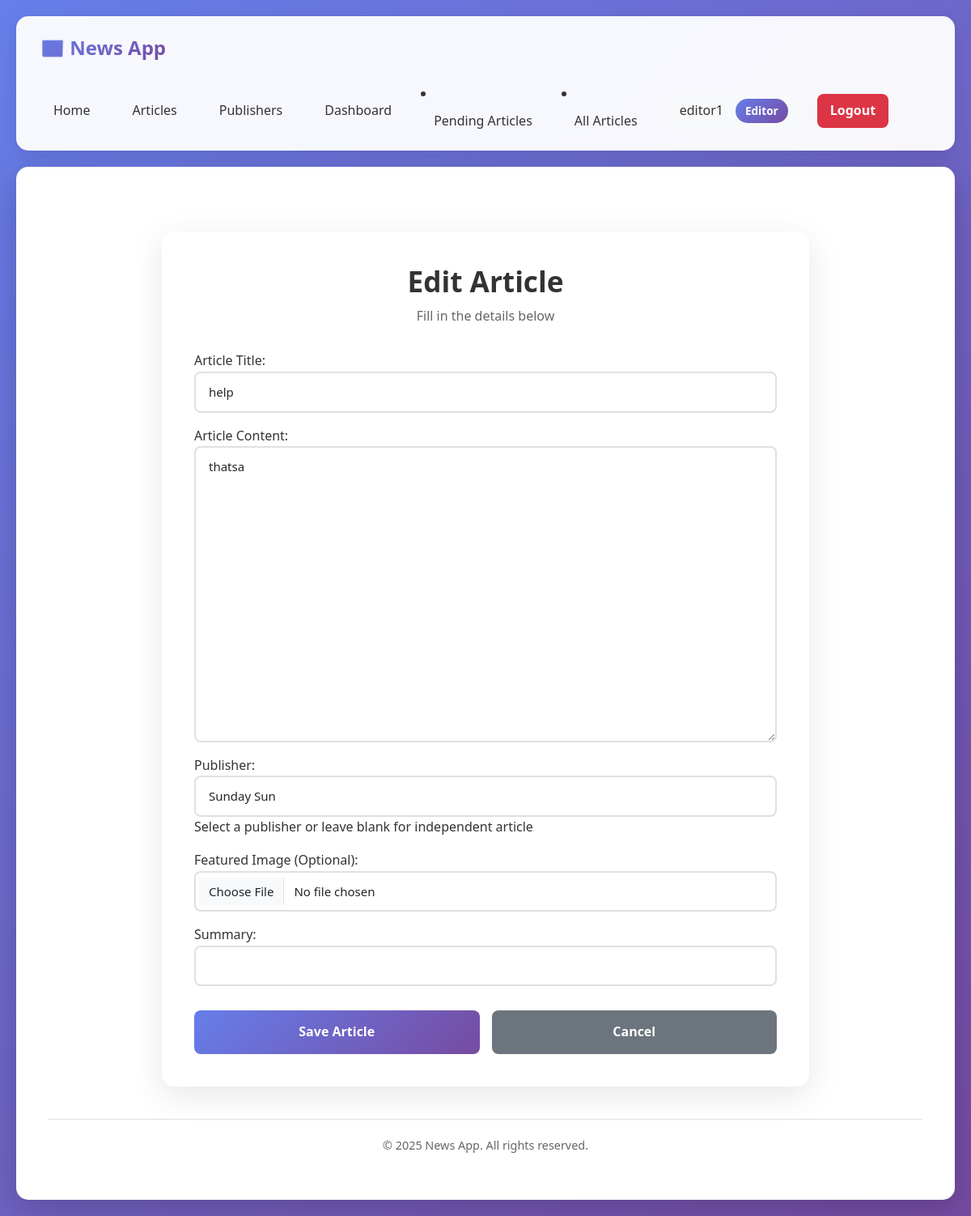
/articles/1/edit/ (signed in), run on the app's committed database.
### news_app/models.py (models this page shows, shortened)
class CustomUser(AbstractUser):
    ROLE_CHOICES = [
        ("reader", "Reader"),
        ("editor", "Editor"),
        ("journalist", "Journalist"),
        ("publisher", "Publisher"),
    ]
    role = models.CharField(max_length=20,
                            choices=ROLE_CHOICES,
                            default="reader")
    subscribed_newsletters = models.ManyToManyField("Newsletter",
                                                    related_name="subscribers",
                                                    blank=True)
    subscribed_publishers = models.ManyToManyField(
        "Publisher",
        related_name="subscribed_readers",
        blank=True,
        limit_choices_to={"role": "reader"}
    )
    subscribed_journalists = models.ManyToManyField(
        "self",
        symmetrical=False,
        related_name="journalist_subscribers",
        blank=True,
    )
    created_at = models.DateTimeField(auto_now_add=True)
    updated_at = models.DateTimeField(auto_now=True)
    class Meta:
        verbose_name = "User"
        verbose_name_plural = "Users"
        ordering = ["username"]

class Article(models.Model):
    title = models.CharField(max_length=300)
    content = models.TextField()
    summary = models.TextField(max_length=500, blank=True)
    author = models.ForeignKey(
        CustomUser,
        on_delete=models.CASCADE,
        related_name="independent_articles",
        limit_choices_to={"role": "journalist"},
    )
    publisher = models.ForeignKey(
        Publisher,
        on_delete=models.CASCADE,
        related_name="articles",
        null=True,
        blank=True,
    )
    independently_published = models.BooleanField(default=False)
    is_approved = models.BooleanField(default=False)
    approved_by = models.ForeignKey(
        CustomUser,
        on_delete=models.SET_NULL,
        related_name="approved_articles",
        null=True,
        blank=True,
        limit_choices_to={"role": "editor"},
    )
    is_rejected = models.BooleanField(default=False)
    rejected_reason = models.TextField(blank=True, null=True)
    rejected_by = models.ForeignKey(
        CustomUser,
        on_delete=models.SET_NULL,
        null=True,
        blank=True,
        related_name="rejected_articles"
    )
    approval_date = models.DateTimeField(null=True, blank=True)
    rejected_date = models.DateTimeField(null=True, blank=True)
    created_at = models.DateTimeField(auto_now_add=True)
    updated_at = models.DateTimeField(auto_now=True)
    published_date = models.DateTimeField(null=True, blank=True)
    image = models.ImageField(upload_to="article_images/",
                              blank=True,
                              null=True)
    class Meta:
        ordering = ["-created_at"]
        verbose_name = "Article"
        verbose_name_plural = "Articles"
        permissions = [
            ("approve_article", "Can approve articles"),
        ]

### news_app/views.py (the view, shortened to what this page needs)
@login_required
def edit_article(request, pk):
    article = get_object_or_404(Article, pk=pk)
    user = request.user
    if request.method == "POST":
        form = ArticleForm(request.POST,
                           request.FILES,
                           instance=article,
                           user=user)
        if form.is_valid():
            article_instance = form.save(commit=False)
            if user.role == "journalist" and article_instance.is_rejected:
                article_instance.is_rejected = False
                article_instance.rejected_reason = None
                article_instance.rejected_by = None
                article_instance.rejected_date = None
            article_instance.save()
            messages.success(request, "Article updated successfully!")
            return redirect("article_detail", pk=article.pk)
    else:
        form = ArticleForm(instance=article, user=user)
    return render(
        request,
        "news_app/article_form.html",
        {"form": form, "article": article, "title": "Edit Article"},
    )

### news_app/models.py (called while the page is built)
    def __str__(self):
        return self.name

### news_app/templates/news_app/article_form.html (shortened to what this page needs)
{% extends 'news_app/base.html' %}
{% load static %}
{% block extra_css %}
<link rel="stylesheet" href="{% static 'news_app/articles.css' %}">
<link rel="stylesheet" href="{% static 'news_app/forms.css' %}">
{% endblock %}
{% block content %}
    <div class="form-container">
        <div class="form-header">
            <h1 class="form-title">{{ title }}</h1>
            <p class="form-subtitle">Fill in the details below</p>
        </div>
        <form method="post" enctype="multipart/form-data">
            {{ form.as_p }}
            <div class="form-actions">
                <button type="submit" class="btn-submit">Save Article</button>
                <a href="{% url 'my_articles' %}" class="btn-cancel">Cancel</a>
            </div>
        </form>
    </div>
{% endblock %}

### news_app/templates/news_app/base.html (shortened to what this page needs)
{% load static %}
<!DOCTYPE html>
<html lang="en">
<head>
    <link href="https://cdn.jsdelivr.net/npm/bootstrap@5.3.0/dist/css/bootstrap.min.css" rel="stylesheet">
    <link rel="stylesheet" href="{% static 'news_app/style.css' %}">
    {% block extra_css %}{% endblock %}
</head>
<body>
    <nav class="navbar">
        <a href="{% url 'home' %}" class="navbar-brand">📰 News App</a>
        <div class="navbar-menu">
            {% if user.is_authenticated %}
                <a href="{% url 'home' %}" class="nav-link">Home</a>
                <a href="{% url 'article_list' %}" class="nav-link">Articles</a>
                <a href="{% url 'publisher_list' %}" class="nav-link">Publishers</a>
                <a href="{% url 'dashboard' %}" class="nav-link">Dashboard</a>
                {% if user.role == 'editor' %}
                    <li class="nav-item">
                        <a href="{% url 'pending_articles' %}" class="nav-link">Pending Articles</a>
                    </li>
                    <li class="nav-item">
                        <a class="nav-link" href="{% url 'article_list' %}">All Articles</a>
                    </li>
                {% endif %}
                <div class="user-info">
                    <span>{{ user.username }}</span>
                    <span class="user-badge">{{ user.get_role_display }}</span>
                </div>
                <a href="{% url 'logout' %}" class="btn-logout">Logout</a>
            {% else %}
                <a href="{% url 'home' %}" class="nav-link">Home</a>
                <a href="{% url 'article_list' %}" class="nav-link">Articles</a>
                <a href="{% url 'newsletter_list' %}" class="nav-link">Newsletters</a>
                <a href="{% url 'login' %}" class="nav-link">Login</a>
                <a href="{% url 'register' %}" class="nav-link">Register</a>
            {% endif %}
        </div>
    </nav>
    <div class="container">
        {% block content %}{% endblock %}
        <div class="footer">
            {% block footer %}
            <p>&copy; 2025 News App. All rights reserved.</p>
            {% endblock %}
        </div>
    </div>
</body>
</html>

### news_app/static/news_app/style.css (style rules this page uses)
* { margin: 0; padding: 0; box-sizing: border-box; }
body { font-family: 'Segoe UI', Tahoma, Geneva, Verdana, sans-serif; background: linear-gradient(135deg, #667eea 0%, #764ba2 100%); min-height: 100vh; padding: 20px; color: #333; line-height: 1.6; }
.navbar { background: rgba(255, 255, 255, 0.95); padding: 15px 30px; border-radius: 15px; margin-bottom: 20px; box-shadow: 0 5px 20px rgba(0,0,0,0.1); display: flex; justify-content: space-between; align-items: center; flex-wrap: wrap; gap: 20px; }
.navbar-brand { font-size: 1.5em; font-weight: bold; background: linear-gradient(135deg, #667eea 0%, #764ba2 100%); -webkit-background-clip: text; -webkit-text-fill-color: transparent; background-clip: text; text-decoration: none; }
.navbar-menu { display: flex; gap: 20px; align-items: center; flex-wrap: wrap; }
.nav-link { color: #333; text-decoration: none; font-weight: 500; padding: 8px 16px; border-radius: 8px; transition: all 0.3s; }
.user-info { display: flex; align-items: center; gap: 15px; padding: 8px 16px; background: #f8f9fa; border-radius: 8px; }
.user-badge { padding: 4px 12px; background: linear-gradient(135deg, #667eea 0%, #764ba2 100%); color: white; border-radius: 20px; font-size: 0.85em; font-weight: 600; }
.btn-logout { padding: 8px 16px; background: #dc3545; color: white; border: none; border-radius: 8px; font-weight: 600; cursor: pointer; text-decoration: none; display: inline-block; transition: all 0.3s; }
.container { max-width: 1200px; margin: 0 auto; background: white; padding: 40px; border-radius: 15px; box-shadow: 0 10px 40px rgba(0,0,0,0.2); }
.btn-submit { padding: 14px 24px; background: linear-gradient(135deg, #667eea 0%, #764ba2 100%); color: white; border: none; border-radius: 8px; font-size: 16px; font-weight: 600; cursor: pointer; transition: all 0.3s; width: 100%; }
.btn-cancel { padding: 14px 24px; background: #6c757d; color: white; border: none; border-radius: 8px; font-size: 16px; font-weight: 600; cursor: pointer; text-decoration: none; text-align: center; display: inline-block; transition: all 0.3s; }
.form-container, .auth-container { max-width: 500px; margin: 40px auto; background: white; padding: 40px; border-radius: 15px; box-shadow: 0 10px 40px rgba(0,0,0,0.1); }
.form-header, .auth-header { text-align: center; margin-bottom: 30px; }
.form-title, .auth-title { font-size: 2em; color: #333; margin-bottom: 10px; font-weight: 600; }
.form-subtitle, .auth-subtitle { color: #666; font-size: 1em; }
.form-control, input[type="text"], input[type="email"], input[type="password"], input[type="url"], input[type="file"], textarea, select { width: 100%; padding: 12px 16px; border: 2px solid #e0e0e0; border-radius: 8px; font-size: 15px; transition: all 0.3s; font-family: inherit; }
textarea.form-control, textarea { min-height: 150px; resize: vertical; }
.form-actions { margin-top: 30px; display: flex; gap: 15px; }
.form-actions .btn-submit, .form-actions .btn-cancel { flex: 1; }
.footer { margin-top: 40px; padding-top: 20px; border-top: 1px solid #e0e0e0; text-align: center; color: #666; font-size: 0.9em; }

### news_app/static/news_app/forms.css (style rules this page uses)
.form-container { max-width: 800px; }
.form-title { font-size: 2.2em; }
textarea.form-control { min-height: 200px; }

### data on the page
CustomUser: username "editor1", role "Editor"
Article: title "help", content "thatsa", publisher "Sunday Sun"

### other printed values
{{ title }} "Edit Article"
